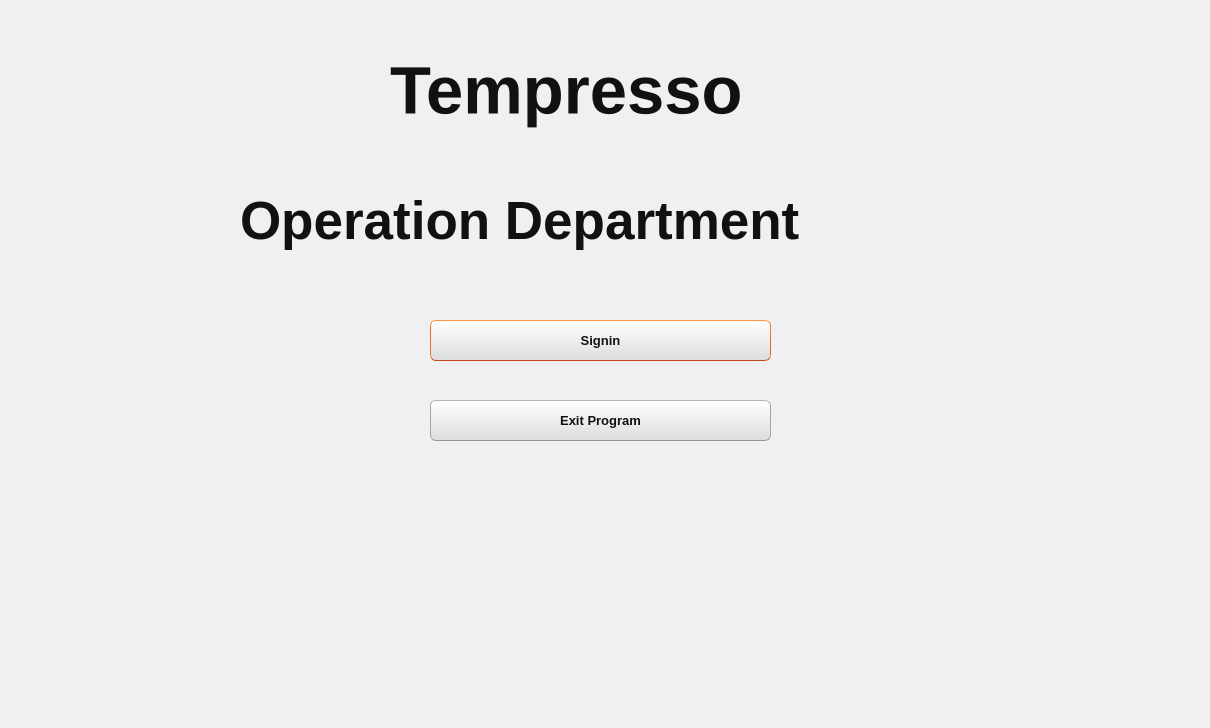
<?xml version="1.0" encoding="UTF-8"?>
<ui version="4.0">
 <class>Dialog</class>
 <widget class="QDialog" name="Dialog">
  <property name="geometry">
   <rect>
    <x>0</x>
    <y>0</y>
    <width>1210</width>
    <height>728</height>
   </rect>
  </property>
  <property name="windowTitle">
   <string>Dialog</string>
  </property>
  <property name="styleSheet">
   <string notr="true">/*
Ubuntu Style Sheet for QT Applications
Author: Jaime A. Quiroga P.
Company: GTRONICK
Last updated: 01/10/2021 (dd/mm/yyyy), 15:18.
Available at: https://github.com/GTRONICK/QSS/blob/master/Ubuntu.qss
*/
QMainWindow {
	background-color:#f0f0f0;
}
QCheckBox {
	padding:2px;
}
QCheckBox:hover {
	border:1px solid rgb(255,150,60);
	border-radius:4px;
	padding: 1px;
	background-color:qlineargradient(spread:pad, x1:0.5, y1:1, x2:0.5, y2:0, stop:0 rgba(190, 90, 50, 50), stop:1 rgba(250, 130, 40, 50));
}
QCheckBox::indicator:checked {
	border:1px solid rgb(246, 134, 86);
	border-radius:4px;
  	background-color:rgb(246, 134, 86)
}
QCheckBox::indicator:unchecked {
	border-width:1px solid rgb(246, 134, 86);
	border-radius:4px;
  	background-color:rgb(255,255,255);
}
QColorDialog {
	background-color:#f0f0f0;
}
QComboBox {
	color:rgb(81,72,65);
	background: #ffffff;
}
QComboBox:editable {
	selection-color:rgb(81,72,65);
	selection-background-color: #ffffff;
}
QComboBox QAbstractItemView {
	selection-color: #ffffff;
	selection-background-color: rgb(246, 134, 86);
}
QComboBox:!editable:on, QComboBox::drop-down:editable:on {
	color:  #1e1d23;	
}
QDateTimeEdit, QDateEdit, QDoubleSpinBox, QFontComboBox {
	color:rgb(81,72,65);
	background-color: #ffffff;
}

QDialog {
	background-color:#f0f0f0;
}

QLabel,QLineEdit {
	color:rgb(17,17,17);
}
QLineEdit {
	background-color:rgb(255,255,255);
	selection-background-color:rgb(236,116,64);
}
QMenuBar {
	color:rgb(223,219,210);
	background-color:rgb(65,64,59);
}
QMenuBar::item {
	padding-top:4px;
	padding-left:4px;
	padding-right:4px;
	color:rgb(223,219,210);
	background-color:rgb(65,64,59);
}
QMenuBar::item:selected {
	color:rgb(255,255,255);
	padding-top:2px;
	padding-left:2px;
	padding-right:2px;
	border-top-width:2px;
	border-left-width:2px;
	border-right-width:2px;
	border-top-right-radius:4px;
	border-top-left-radius:4px;
	border-style:solid;
	background-color:rgb(65,64,59);
	border-top-color: rgb(47,47,44);
	border-right-color: qlineargradient(spread:pad, x1:0, y1:1, x2:1, y2:0, stop:0 rgba(90, 87, 78, 255), stop:1 rgba(47,47,44, 255));
	border-left-color:  qlineargradient(spread:pad, x1:1, y1:0, x2:0, y2:0, stop:0 rgba(90, 87, 78, 255), stop:1 rgba(47,47,44, 255));
}
QMenu {
	color:rgb(223,219,210);
	background-color:rgb(65,64,59);
}
QMenu::item {
	color:rgb(223,219,210);
	padding:4px 10px 4px 20px;
}
QMenu::item:selected {
	color:rgb(255,255,255);
	background-color: qlineargradient(spread:pad, x1:0.5, y1:1, x2:0.5, y2:0, stop:0 rgba(225, 108, 54, 255), stop:1 rgba(246, 134, 86, 255));
	border-style:solid;
	border-width:3px;
	padding:4px 7px 4px 17px;
	border-bottom-color:qlineargradient(spread:pad, x1:0.5, y1:1, x2:0.5, y2:0, stop:0 rgba(175,85,48,255), stop:1 rgba(236,114,67, 255));
	border-top-color:qlineargradient(spread:pad, x1:0.5, y1:1, x2:0.5, y2:0, stop:0 rgba(253,156,113,255), stop:1 rgba(205,90,46, 255));
	border-right-color:qlineargradient(spread:pad, x1:0, y1:0.5, x2:1, y2:0.5, stop:0 rgba(253,156,113,255), stop:1 rgba(205,90,46, 255));
	border-left-color:qlineargradient(spread:pad, x1:1, y1:0.5, x2:0, y2:0.5, stop:0 rgba(253,156,113,255), stop:1 rgba(205,90,46, 255));
}
QPlainTextEdit {
	border: 1px solid transparent;
	color:rgb(17,17,17);
	selection-background-color:rgb(236,116,64);
    background-color: #FFFFFF;
}
QProgressBar {
	text-align: center;
	color: rgb(0, 0, 0);
	border: 1px inset rgb(150,150,150); 
	border-radius: 10px;
	background-color:rgb(221,221,219);
}
QProgressBar::chunk:horizontal {
	background-color: qlineargradient(spread:pad, x1:0.5, y1:1, x2:0.5, y2:0, stop:0 rgba(225, 108, 54, 255), stop:1 rgba(246, 134, 86, 255));
	border:1px solid;
	border-radius:8px;
	border-bottom-color:qlineargradient(spread:pad, x1:0.5, y1:1, x2:0.5, y2:0, stop:0 rgba(175,85,48,255), stop:1 rgba(236,114,67, 255));
	border-top-color:qlineargradient(spread:pad, x1:0.5, y1:1, x2:0.5, y2:0, stop:0 rgba(253,156,113,255), stop:1 rgba(205,90,46, 255));
	border-right-color:qlineargradient(spread:pad, x1:0, y1:0.5, x2:1, y2:0.5, stop:0 rgba(253,156,113,255), stop:1 rgba(205,90,46, 255));
	border-left-color:qlineargradient(spread:pad, x1:1, y1:0.5, x2:0, y2:0.5, stop:0 rgba(253,156,113,255), stop:1 rgba(205,90,46, 255));
}
QPushButton{
	color:rgb(17,17,17);
	border-width: 1px;
	border-radius: 6px;
	border-bottom-color: rgb(150,150,150);
	border-right-color: rgb(165,165,165);
	border-left-color: rgb(165,165,165);
	border-top-color: rgb(180,180,180);
	border-style: solid;
	padding: 4px;
	background-color: qlineargradient(spread:pad, x1:0.5, y1:1, x2:0.5, y2:0, stop:0 rgba(220, 220, 220, 255), stop:1 rgba(255, 255, 255, 255));
}
QPushButton:hover{
	color:rgb(17,17,17);
	border-width: 1px;
	border-radius:6px;
	border-top-color: rgb(255,150,60);
	border-right-color: qlineargradient(spread:pad, x1:0, y1:1, x2:1, y2:0, stop:0 rgba(200, 70, 20, 255), stop:1 rgba(255,150,60, 255));
	border-left-color:  qlineargradient(spread:pad, x1:1, y1:0, x2:0, y2:0, stop:0 rgba(200, 70, 20, 255), stop:1 rgba(255,150,60, 255));
	border-bottom-color: rgb(200,70,20);
	border-style: solid;
	padding: 2px;
	background-color: qlineargradient(spread:pad, x1:0.5, y1:1, x2:0.5, y2:0, stop:0 rgba(220, 220, 220, 255), stop:1 rgba(255, 255, 255, 255));
}
QPushButton:default{
	color:rgb(17,17,17);
	border-width: 1px;
	border-radius:6px;
	border-top-color: rgb(255,150,60);
	border-right-color: qlineargradient(spread:pad, x1:0, y1:1, x2:1, y2:0, stop:0 rgba(200, 70, 20, 255), stop:1 rgba(255,150,60, 255));
	border-left-color:  qlineargradient(spread:pad, x1:1, y1:0, x2:0, y2:0, stop:0 rgba(200, 70, 20, 255), stop:1 rgba(255,150,60, 255));
	border-bottom-color: rgb(200,70,20);
	border-style: solid;
	padding: 2px;
	background-color: qlineargradient(spread:pad, x1:0.5, y1:1, x2:0.5, y2:0, stop:0 rgba(220, 220, 220, 255), stop:1 rgba(255, 255, 255, 255));
}
QPushButton:pressed{
	color:rgb(17,17,17);
	border-width: 1px;
	border-radius: 6px;
	border-width: 1px;
	border-top-color: rgba(255,150,60,200);
	border-right-color: qlineargradient(spread:pad, x1:0, y1:1, x2:1, y2:0, stop:0 rgba(200, 70, 20, 255), stop:1 rgba(255,150,60, 200));
	border-left-color:  qlineargradient(spread:pad, x1:1, y1:0, x2:0, y2:0, stop:0 rgba(200, 70, 20, 255), stop:1 rgba(255,150,60, 200));
	border-bottom-color: rgba(200,70,20,200);
	border-style: solid;
	padding: 2px;
	background-color: qlineargradient(spread:pad, x1:0.5, y1:0, x2:0.5, y2:1, stop:0 rgba(220, 220, 220, 255), stop:1 rgba(255, 255, 255, 255));
}
QPushButton:disabled{
	color:rgb(174,167,159);
	border-width: 1px;
	border-radius: 6px;
	background-color: qlineargradient(spread:pad, x1:0.5, y1:1, x2:0.5, y2:0, stop:0 rgba(200, 200, 200, 255), stop:1 rgba(230, 230, 230, 255));
}
QRadioButton {
	padding: 1px;
}
QRadioButton::indicator:checked {
	height: 10px;
	width: 10px;
	border-style:solid;
	border-radius:5px;
	border-width: 1px;
	border-color: rgba(246, 134, 86, 255);
	color: #a9b7c6;
	background-color:rgba(246, 134, 86, 255);
}
QRadioButton::indicator:!checked {
	height: 10px;
	width: 10px;
	border-style:solid;
	border-radius:5px;
	border-width: 1px;
	border-color: rgb(246, 134, 86);
	color: #a9b7c6;
	background-color: transparent;
}
QScrollArea {
	color: white;
	background-color:#f0f0f0;
}
QSlider::groove {
	border-style: solid;
	border-width: 1px;
	border-color: rgb(207,207,207);
}
QSlider::groove:horizontal {
	height: 5px;
	background: rgb(246, 134, 86);
}
QSlider::groove:vertical {
	width: 5px;
	background: rgb(246, 134, 86);
}
QSlider::handle:horizontal {
	background: rgb(253,253,253);
	border-style: solid;
	border-width: 1px;
	border-color: rgb(207,207,207);
	width: 12px;
	margin: -5px 0;
	border-radius: 7px;
}
QSlider::handle:vertical {
	background: rgb(253,253,253);
	border-style: solid;
	border-width: 1px;
	border-color: rgb(207,207,207);
	height: 12px;
	margin: 0 -5px;
	border-radius: 7px;
}
QSlider::add-page:horizontal, QSlider::add-page:vertical {
 	background: white;
}
QSlider::sub-page:horizontal, QSlider::sub-page:vertical {
	background: rgb(246, 134, 86);
}
QStatusBar, QSpinBox {
	color:rgb(81,72,65);
}
QSpinBox {
	background-color: #ffffff;
}
QScrollBar:horizontal {
	max-height: 20px;
	border: 1px transparent;
	margin: 0px 20px 0px 20px;
}
QScrollBar::handle:horizontal {
	background: rgb(253,253,253);
	border: 1px solid rgb(207,207,207);
	border-radius: 7px;
	min-width: 25px;
}
QScrollBar::handle:horizontal:hover {
	background: rgb(253,253,253);
	border: 1px solid rgb(255,150,60);
	border-radius: 7px;
	min-width: 25px;
}
QScrollBar::add-line:horizontal {
  	border: 1px solid rgb(207,207,207);
  	border-top-right-radius: 7px;
  	border-top-left-radius: 7px;
  	border-bottom-right-radius: 7px;
  	background: rgb(255, 255, 255);
  	width: 20px;
  	subcontrol-position: right;
  	subcontrol-origin: margin;
}
QScrollBar::add-line:horizontal:hover {
  	border: 1px solid rgb(255,150,60);
  	border-top-right-radius: 7px;
  	border-top-left-radius: 7px;
  	border-bottom-right-radius: 7px;
  	background: rgb(255, 255, 255);
  	width: 20px;
  	subcontrol-position: right;
  	subcontrol-origin: margin;
}
QScrollBar::add-line:horizontal:pressed {
  	border: 1px solid grey;
  	border-top-left-radius: 7px;
  	border-top-right-radius: 7px;
  	border-bottom-right-radius: 7px;
  	background: rgb(231,231,231);
  	width: 20px;
  	subcontrol-position: right;
  	subcontrol-origin: margin;
}
QScrollBar::sub-line:horizontal {
  	border: 1px solid rgb(207,207,207);
  	border-top-right-radius: 7px;
  	border-top-left-radius: 7px;
  	border-bottom-left-radius: 7px;
  	background: rgb(255, 255, 255);
  	width: 20px;
  	subcontrol-position: left;
  	subcontrol-origin: margin;
}
QScrollBar::sub-line:horizontal:hover {
  	border: 1px solid rgb(255,150,60);
  	border-top-right-radius: 7px;
  	border-top-left-radius: 7px;
  	border-bottom-left-radius: 7px;
  	background: rgb(255, 255, 255);
  	width: 20px;
  	subcontrol-position: left;
  	subcontrol-origin: margin;
}
QScrollBar::sub-line:horizontal:pressed {
  	border: 1px solid grey;
  	border-top-right-radius: 7px;
  	border-top-left-radius: 7px;
  	border-bottom-left-radius: 7px;
  	background: rgb(231,231,231);
  	width: 20px;
  	subcontrol-position: left;
  	subcontrol-origin: margin;
}
QScrollBar::left-arrow:horizontal {
  	border: 1px transparent grey;
  	border-top-left-radius: 3px;
  	border-bottom-left-radius: 3px;
  	width: 6px;
  	height: 6px;
  	background: rgb(230,230,230);
}
QScrollBar::right-arrow:horizontal {
	border: 1px transparent grey;
	border-top-right-radius: 3px;
	border-bottom-right-radius: 3px;
  	width: 6px;
  	height: 6px;
 	background: rgb(230,230,230);
}
QScrollBar::add-page:horizontal, QScrollBar::sub-page:horizontal {
 	background: none;
} 
QScrollBar:vertical {
	max-width: 20px;
	border: 1px transparent grey;
	margin: 20px 0px 20px 0px;
}
QScrollBar::add-line:vertical {
	border: 1px solid;
	border-color: rgb(207,207,207);
	border-bottom-right-radius: 7px;
	border-bottom-left-radius: 7px;
	border-top-left-radius: 7px;
	background: rgb(255, 255, 255);
  	height: 20px;
  	subcontrol-position: bottom;
  	subcontrol-origin: margin;
}
QScrollBar::add-line:vertical:hover {
  	border: 1px solid;
  	border-color: rgb(255,150,60);
  	border-bottom-right-radius: 7px;
  	border-bottom-left-radius: 7px;
  	border-top-left-radius: 7px;
  	background: rgb(255, 255, 255);
  	height: 20px;
  	subcontrol-position: bottom;
  	subcontrol-origin: margin;
}
QScrollBar::add-line:vertical:pressed {
  	border: 1px solid grey;
  	border-bottom-left-radius: 7px;
  	border-bottom-right-radius: 7px;
  	border-top-left-radius: 7px;
  	background: rgb(231,231,231);
  	height: 20px;
  	subcontrol-position: bottom;
  	subcontrol-origin: margin;
}
QScrollBar::sub-line:vertical {
  	border: 1px solid rgb(207,207,207);
  	border-top-right-radius: 7px;
  	border-top-left-radius: 7px;
  	border-bottom-left-radius: 7px;
  	background: rgb(255, 255, 255);
  	height: 20px;
  	subcontrol-position: top;
  	subcontrol-origin: margin;
}
QScrollBar::sub-line:vertical:hover {
  	border: 1px solid rgb(255,150,60);
  	border-top-right-radius: 7px;
  	border-top-left-radius: 7px;
  	border-bottom-left-radius: 7px;
	background: rgb(255, 255, 255);
  	height: 20px;
  	subcontrol-position: top;
  	subcontrol-origin: margin;
}
QScrollBar::sub-line:vertical:pressed {
  	border: 1px solid grey;
  	border-top-left-radius: 7px;
  	border-top-right-radius: 7px;
  	background: rgb(231,231,231);
 	height: 20px;
  	subcontrol-position: top;
  	subcontrol-origin: margin;
}
QScrollBar::handle:vertical {
	background: rgb(253,253,253);
	border: 1px solid rgb(207,207,207);
	border-radius: 7px;
	min-height: 25px;
}
QScrollBar::handle:vertical:hover {
	background: rgb(253,253,253);
	border: 1px solid rgb(255,150,60);
	border-radius: 7px;
	min-height: 25px;
}
QScrollBar::up-arrow:vertical {
	border: 1px transparent grey;
  	border-top-left-radius: 3px;
	border-top-right-radius: 3px;
  	width: 6px;
  	height: 6px;
  	background: rgb(230,230,230);
}
QScrollBar::down-arrow:vertical {
  	border: 1px transparent grey;
  	border-bottom-left-radius: 3px;
  	border-bottom-right-radius: 3px;
  	width: 6px;
  	height: 6px;
  	background: rgb(230,230,230);
}
QScrollBar::add-page:vertical, QScrollBar::sub-page:vertical {
  	background: none;
}
QTabWidget {
	color:rgb(0,0,0);
	background-color:rgb(247,246,246);
}
QTabWidget::pane {
	border-color: rgb(180,180,180);
	background-color:rgb(247,246,246);
	border-style: solid;
	border-width: 1px;
  	border-radius: 6px;
}
QTabBar::tab {
	padding-left:4px;
	padding-right:4px;
	padding-bottom:2px;
	padding-top:2px;
	color:rgb(81,72,65);
  	background-color: qlineargradient(spread:pad, x1:0.5, y1:1, x2:0.5, y2:0, stop:0 rgba(221,218,217,255), stop:1 rgba(240,239,238,255));
	border-style: solid;
	border-width: 1px;
  	border-top-right-radius:4px;
	border-top-left-radius:4px;
	border-top-color: rgb(180,180,180);
	border-left-color: rgb(180,180,180);
	border-right-color: rgb(180,180,180);
	border-bottom-color: transparent;
}
QTabBar::tab:selected, QTabBar::tab:last:selected, QTabBar::tab:hover {
  	background-color:rgb(247,246,246);
  	margin-left: 0px;
  	margin-right: 1px;
}
QTabBar::tab:!selected {
	margin-top: 1px;
	margin-right: 1px;
}
QTextEdit {
	border-width: 1px;
	border-style: solid;
	border-color:transparent;
	color:rgb(17,17,17);
	selection-background-color:rgb(236,116,64);
}
QTimeEdit, QToolBox, QToolBox::tab, QToolBox::tab:selected {
	color:rgb(81,72,65);
	background-color: #ffffff;
}</string>
  </property>
  <widget class="QLabel" name="label_99">
   <property name="geometry">
    <rect>
     <x>390</x>
     <y>30</y>
     <width>421</width>
     <height>121</height>
    </rect>
   </property>
   <property name="font">
    <font>
     <family>Segoe UI</family>
     <pointsize>50</pointsize>
     <weight>75</weight>
     <bold>true</bold>
    </font>
   </property>
   <property name="text">
    <string>Tempresso</string>
   </property>
  </widget>
  <widget class="QLabel" name="label_98">
   <property name="geometry">
    <rect>
     <x>240</x>
     <y>160</y>
     <width>721</width>
     <height>121</height>
    </rect>
   </property>
   <property name="font">
    <font>
     <family>Segoe UI</family>
     <pointsize>40</pointsize>
     <weight>75</weight>
     <bold>true</bold>
    </font>
   </property>
   <property name="text">
    <string>Operation Department</string>
   </property>
  </widget>
  <widget class="QPushButton" name="signin">
   <property name="geometry">
    <rect>
     <x>430</x>
     <y>320</y>
     <width>341</width>
     <height>41</height>
    </rect>
   </property>
   <property name="font">
    <font>
     <family>Segoe UI</family>
     <pointsize>10</pointsize>
     <weight>75</weight>
     <bold>true</bold>
    </font>
   </property>
   <property name="text">
    <string>Signin</string>
   </property>
  </widget>
  <widget class="QPushButton" name="exitprogram">
   <property name="geometry">
    <rect>
     <x>430</x>
     <y>400</y>
     <width>341</width>
     <height>41</height>
    </rect>
   </property>
   <property name="font">
    <font>
     <family>Segoe UI</family>
     <pointsize>10</pointsize>
     <weight>75</weight>
     <bold>true</bold>
    </font>
   </property>
   <property name="text">
    <string>Exit Program</string>
   </property>
  </widget>
 </widget>
 <tabstops>
  <tabstop>signin</tabstop>
  <tabstop>exitprogram</tabstop>
 </tabstops>
 <resources/>
 <connections/>
</ui>
